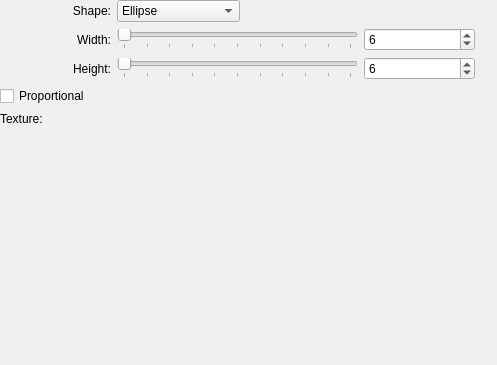
<?xml version="1.0" encoding="UTF-8"?>
<ui version="4.0">
 <class>WdgShapeOptions</class>
 <widget class="QWidget" name="WdgShapeOptions">
  <property name="enabled">
   <bool>true</bool>
  </property>
  <property name="geometry">
   <rect>
    <x>0</x>
    <y>0</y>
    <width>497</width>
    <height>365</height>
   </rect>
  </property>
  <property name="sizePolicy">
   <sizepolicy hsizetype="Preferred" vsizetype="Preferred">
    <horstretch>255</horstretch>
    <verstretch>255</verstretch>
   </sizepolicy>
  </property>
  <property name="minimumSize">
   <size>
    <width>425</width>
    <height>365</height>
   </size>
  </property>
  <layout class="QVBoxLayout" name="verticalLayout">
   <property name="margin">
    <number>0</number>
   </property>
   <item>
    <layout class="QGridLayout" name="gridLayout" columnstretch="0,0,0,0,0">
     <item row="0" column="0">
      <widget class="QLabel" name="widthInfoLbl_2">
       <property name="text">
        <string>Shape:</string>
       </property>
       <property name="alignment">
        <set>Qt::AlignRight|Qt::AlignTrailing|Qt::AlignVCenter</set>
       </property>
      </widget>
     </item>
     <item row="0" column="1">
      <widget class="QComboBox" name="shapeBox">
       <property name="currentIndex">
        <number>0</number>
       </property>
       <item>
        <property name="text">
         <string>Ellipse</string>
        </property>
       </item>
       <item>
        <property name="text">
         <string>Rectangle</string>
        </property>
       </item>
       <item>
        <property name="text">
         <string>Anti-aliased pixel</string>
        </property>
       </item>
       <item>
        <property name="text">
         <string>Pixel</string>
        </property>
       </item>
       <item>
        <property name="text">
         <string>Image</string>
        </property>
       </item>
      </widget>
     </item>
     <item row="0" column="2" colspan="3">
      <spacer name="horizontalSpacer">
       <property name="orientation">
        <enum>Qt::Horizontal</enum>
       </property>
       <property name="sizeHint" stdset="0">
        <size>
         <width>198</width>
         <height>20</height>
        </size>
       </property>
      </spacer>
     </item>
     <item row="1" column="0">
      <widget class="QLabel" name="widthInfoLbl">
       <property name="text">
        <string>Width:</string>
       </property>
       <property name="alignment">
        <set>Qt::AlignRight|Qt::AlignTrailing|Qt::AlignVCenter</set>
       </property>
      </widget>
     </item>
     <item row="1" column="1" colspan="2">
      <widget class="QSlider" name="widthSlider">
       <property name="minimum">
        <number>1</number>
       </property>
       <property name="maximum">
        <number>1000</number>
       </property>
       <property name="pageStep">
        <number>100</number>
       </property>
       <property name="orientation">
        <enum>Qt::Horizontal</enum>
       </property>
       <property name="tickPosition">
        <enum>QSlider::TicksBelow</enum>
       </property>
      </widget>
     </item>
     <item row="1" column="3">
      <widget class="QSpinBox" name="widthSpin">
       <property name="enabled">
        <bool>true</bool>
       </property>
       <property name="minimum">
        <number>1</number>
       </property>
       <property name="maximum">
        <number>1000</number>
       </property>
       <property name="value">
        <number>6</number>
       </property>
      </widget>
     </item>
     <item row="1" column="4" rowspan="2">
      <widget class="KoAspectButton" name="aspectButton" native="true">
       <property name="sizePolicy">
        <sizepolicy hsizetype="Minimum" vsizetype="Fixed">
         <horstretch>0</horstretch>
         <verstretch>0</verstretch>
        </sizepolicy>
       </property>
       <property name="minimumSize">
        <size>
         <width>16</width>
         <height>0</height>
        </size>
       </property>
       <property name="maximumSize">
        <size>
         <width>16</width>
         <height>32767</height>
        </size>
       </property>
       <property name="text" stdset="0">
        <string/>
       </property>
      </widget>
     </item>
     <item row="2" column="0">
      <widget class="QLabel" name="heightInfoLbl">
       <property name="text">
        <string>Height:</string>
       </property>
       <property name="alignment">
        <set>Qt::AlignRight|Qt::AlignTrailing|Qt::AlignVCenter</set>
       </property>
      </widget>
     </item>
     <item row="2" column="1" colspan="2">
      <widget class="QSlider" name="heightSlider">
       <property name="minimum">
        <number>1</number>
       </property>
       <property name="maximum">
        <number>1000</number>
       </property>
       <property name="pageStep">
        <number>100</number>
       </property>
       <property name="orientation">
        <enum>Qt::Horizontal</enum>
       </property>
       <property name="tickPosition">
        <enum>QSlider::TicksBelow</enum>
       </property>
      </widget>
     </item>
     <item row="2" column="3">
      <widget class="QSpinBox" name="heightSpin">
       <property name="enabled">
        <bool>true</bool>
       </property>
       <property name="minimum">
        <number>1</number>
       </property>
       <property name="maximum">
        <number>1000</number>
       </property>
       <property name="value">
        <number>6</number>
       </property>
      </widget>
     </item>
    </layout>
   </item>
   <item>
    <widget class="QCheckBox" name="proportionalBox">
     <property name="text">
      <string>Proportional</string>
     </property>
     <property name="checked">
      <bool>false</bool>
     </property>
    </widget>
   </item>
   <item>
    <layout class="QHBoxLayout" name="horizontalLayout_2">
     <item>
      <widget class="QLabel" name="label">
       <property name="text">
        <string>Texture:</string>
       </property>
      </widget>
     </item>
     <item>
      <widget class="KUrlRequester" name="imageUrl"/>
     </item>
    </layout>
   </item>
   <item>
    <spacer name="verticalSpacer">
     <property name="orientation">
      <enum>Qt::Vertical</enum>
     </property>
     <property name="sizeHint" stdset="0">
      <size>
       <width>20</width>
       <height>37</height>
      </size>
     </property>
    </spacer>
   </item>
  </layout>
 </widget>
 <customwidgets>
  <customwidget>
   <class>KUrlRequester</class>
   <extends>QFrame</extends>
   <header>kurlrequester.h</header>
  </customwidget>
  <customwidget>
   <class>KoAspectButton</class>
   <extends>QWidget</extends>
   <header>KoAspectButton.h</header>
   <container>1</container>
  </customwidget>
 </customwidgets>
 <resources/>
 <connections>
  <connection>
   <sender>widthSlider</sender>
   <signal>valueChanged(int)</signal>
   <receiver>widthSpin</receiver>
   <slot>setValue(int)</slot>
   <hints>
    <hint type="sourcelabel">
     <x>257</x>
     <y>46</y>
    </hint>
    <hint type="destinationlabel">
     <x>763</x>
     <y>55</y>
    </hint>
   </hints>
  </connection>
  <connection>
   <sender>heightSlider</sender>
   <signal>valueChanged(int)</signal>
   <receiver>heightSpin</receiver>
   <slot>setValue(int)</slot>
   <hints>
    <hint type="sourcelabel">
     <x>281</x>
     <y>80</y>
    </hint>
    <hint type="destinationlabel">
     <x>763</x>
     <y>87</y>
    </hint>
   </hints>
  </connection>
  <connection>
   <sender>widthSpin</sender>
   <signal>valueChanged(int)</signal>
   <receiver>widthSlider</receiver>
   <slot>setValue(int)</slot>
   <hints>
    <hint type="sourcelabel">
     <x>763</x>
     <y>55</y>
    </hint>
    <hint type="destinationlabel">
     <x>118</x>
     <y>50</y>
    </hint>
   </hints>
  </connection>
  <connection>
   <sender>heightSpin</sender>
   <signal>valueChanged(int)</signal>
   <receiver>heightSlider</receiver>
   <slot>setValue(int)</slot>
   <hints>
    <hint type="sourcelabel">
     <x>763</x>
     <y>87</y>
    </hint>
    <hint type="destinationlabel">
     <x>150</x>
     <y>87</y>
    </hint>
   </hints>
  </connection>
 </connections>
</ui>
